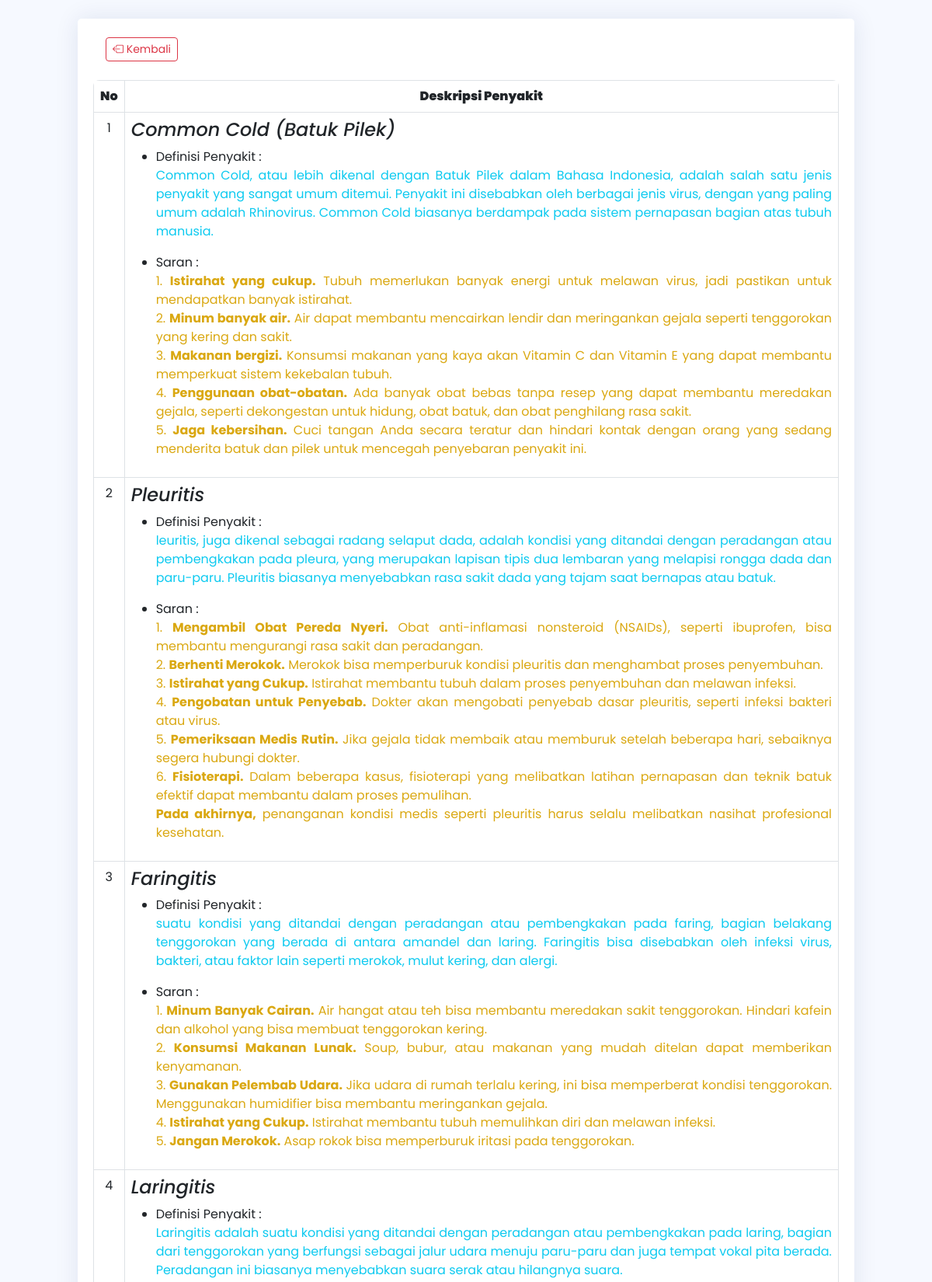
Page /daftarpenyakit.php (upper part) on the committed database.
### tables this page shows
CREATE TABLE `tb_penyakit` (
  `id` int(11) NOT NULL,
  `kdpenyakit` varchar(3) DEFAULT NULL,
  `nama_penyakit` varchar(100) DEFAULT NULL,
  `definisi` text DEFAULT NULL,
  `solusi` text NOT NULL
);

### daftarpenyakit.php (the view, shortened to what this page needs)
<!DOCTYPE html>
<html lang="en">
<head>
  <link href="./assets/vendor/bootstrap/css/bootstrap.min.css" rel="stylesheet">
  <link rel="stylesheet" href="https://cdn.jsdelivr.net/npm/bootstrap-icons@1.10.2/font/bootstrap-icons.css">
  <link href="./assets/vendor/boxicons/css/boxicons.min.css" rel="stylesheet">
  <link href="./assets/vendor/quill/quill.snow.css" rel="stylesheet">
  <link href="./assets/vendor/quill/quill.bubble.css" rel="stylesheet">
  <link href="./assets/vendor/remixicon/remixicon.css" rel="stylesheet">
  <link href="./assets/vendor/simple-datatables/style.css" rel="stylesheet">
  <link href="./assets/css/style.css" rel="stylesheet">
</head>
<body>
  <section>
    <div class="card mt-4 col-md-10 mx-auto">
      <div class="card-body">
        <div class="mt-4">
          <a href="./index.php" type="button" class="btn btn-outline-danger btn-sm ms-3"><i class="bi bi-box-arrow-left"></i> Kembali</a>
        </div>
        <div class="table-responsive mt-4">
          <table class="table table-bordered">
            <thead>
              <tr>
                <th><b>No</b></th>
                <th class="text-center"><strong>Deskripsi Penyakit</strong></th>
              </tr>
            </thead>
            <?php
            include "./admin/koneksi.php";
            $sql = "SELECT * FROM tb_penyakit ORDER BY kdpenyakit";
            $qry = mysqli_query($koneksi, $sql) or die("SQL Error" . mysqli_error($koneksi));
            $no = 0;
            while ($data = mysqli_fetch_array($qry)) {
              $no++;
            ?>
              <tbody>
                <tr>
                  <td>
                    <div align="center"><?php echo $no; ?></div>
                  </td>
                  <td>
                    <div align="justify">
                      <div align="left"><?php echo "<h4><em>$data[nama_penyakit]</em></h4>"; ?></div>
                      <ul>
                        <li><label>Definisi Penyakit :</label>
                          <p class="text-info"><?php echo "$data[definisi]"; ?></p>
                        </li>
                        <li><label>Saran :</label>
                          <p class="warning"><?php echo "$data[solusi]"; ?></p>
                        </li>
                      </ul>
                  </td>
                </tr>
              </tbody>
            <?php
            }
            ?>
          </table>
        </div>
      </div>
    </div>
  </section>
</body>
</html>

### assets/css/style.css (style rules this page uses)
:root { scroll-behavior: smooth; }
body { font-family: "Poppins", sans-serif; background: #f6f9ff; color: #444444; }
a { color: #4154f1; text-decoration: none; }
h1, h2, h3, h4, h5, h6 { font-family: "Poppins", sans-serif; }
.card { margin-bottom: 30px; border: none; border-radius: 5px; box-shadow: 0px 0 30px rgba(1, 41, 112, 0.1); }
.card-body { padding: 0 20px 20px 20px; }

### daftarpenyakit.php (style rules this page uses)
.table { border-radius: 40px; overflow: hidden; font-family: "Poppins", sans-serif; border-radius: 8px; overflow: hidden; }
.warning { color: #daa812; }

### rows in the picture
tb_penyakit: nama_penyakit "Common Cold (Batuk Pilek)", definisi "Common Cold, atau lebih dikenal dengan Batuk Pilek dalam Bahasa Indonesia, adalah salah satu jenis penyakit yang sangat umum ditemui. Penyakit ini disebabkan oleh berbagai jenis virus, dengan yang paling umum adalah Rhinovirus. Common Cold biasanya berdampak pada sistem pernapasan bagian atas tubuh manusia.", solusi "1. Istirahat yang cukup. Tubuh memerlukan banyak energi untuk melawan virus, jadi pastikan untuk mendapatkan banyak istirahat. 2. Minum banyak air. Air dapat membantu mencairkan lendir dan meringankan gejala seperti tenggorokan yang kering dan sakit. 3. Makanan bergizi. Konsumsi makanan yang kaya akan Vitamin C dan Vitamin E yang dapat membantu memperkuat sistem kekebalan tubuh. 4. Penggunaan obat-obatan. Ada banyak obat bebas tanpa resep yang dapat membantu meredakan gejala, seperti dekongestan untuk hidung, obat batuk, dan obat penghilang rasa sakit. 5. Jaga kebersihan. Cuci tangan Anda secara teratur dan hindari kontak dengan orang yang sedang menderita batuk dan pilek untuk mencegah…"
tb_penyakit: nama_penyakit "Pleuritis", definisi "leuritis, juga dikenal sebagai radang selaput dada, adalah kondisi yang ditandai dengan peradangan atau pembengkakan pada pleura, yang merupakan lapisan tipis dua lembaran yang melapisi rongga dada dan paru-paru. Pleuritis biasanya menyebabkan rasa sakit dada yang tajam saat bernapas atau batuk.", solusi "1. Mengambil Obat Pereda Nyeri. Obat anti-inflamasi nonsteroid (NSAIDs), seperti ibuprofen, bisa membantu mengurangi rasa sakit dan peradangan. 2. Berhenti Merokok. Merokok bisa memperburuk kondisi pleuritis dan menghambat proses penyembuhan. 3. Istirahat yang Cukup. Istirahat membantu tubuh dalam proses penyembuhan dan melawan infeksi. 4. Pengobatan untuk Penyebab. Dokter akan mengobati penyebab dasar pleuritis, seperti infeksi bakteri atau virus. 5. Pemeriksaan Medis Rutin. Jika gejala tidak membaik atau memburuk setelah beberapa hari, sebaiknya segera hubungi dokter. 6. Fisioterapi. Dalam beberapa kasus, fisioterapi yang melibatkan latihan pernapasan dan teknik batuk efektif dapat…"
tb_penyakit: nama_penyakit "Faringitis", definisi "suatu kondisi yang ditandai dengan peradangan atau pembengkakan pada faring, bagian belakang tenggorokan yang berada di antara amandel dan laring. Faringitis bisa disebabkan oleh infeksi virus, bakteri, atau faktor lain seperti merokok, mulut kering, dan alergi.", solusi "1. Minum Banyak Cairan. Air hangat atau teh bisa membantu meredakan sakit tenggorokan. Hindari kafein dan alkohol yang bisa membuat tenggorokan kering. 2. Konsumsi Makanan Lunak. Soup, bubur, atau makanan yang mudah ditelan dapat memberikan kenyamanan. 3. Gunakan Pelembab Udara. Jika udara di rumah terlalu kering, ini bisa memperberat kondisi tenggorokan. Menggunakan humidifier bisa membantu meringankan gejala. 4. Istirahat yang Cukup. Istirahat membantu tubuh memulihkan diri dan melawan infeksi. 5. Jangan Merokok. Asap rokok bisa memperburuk iritasi pada tenggorokan."
tb_penyakit: nama_penyakit "Laringitis", definisi "Laringitis adalah suatu kondisi yang ditandai dengan peradangan atau pembengkakan pada laring, bagian dari tenggorokan yang berfungsi sebagai jalur udara menuju paru-paru dan juga tempat vokal pita berada. Peradangan ini biasanya menyebabkan suara serak atau hilangnya suara."
